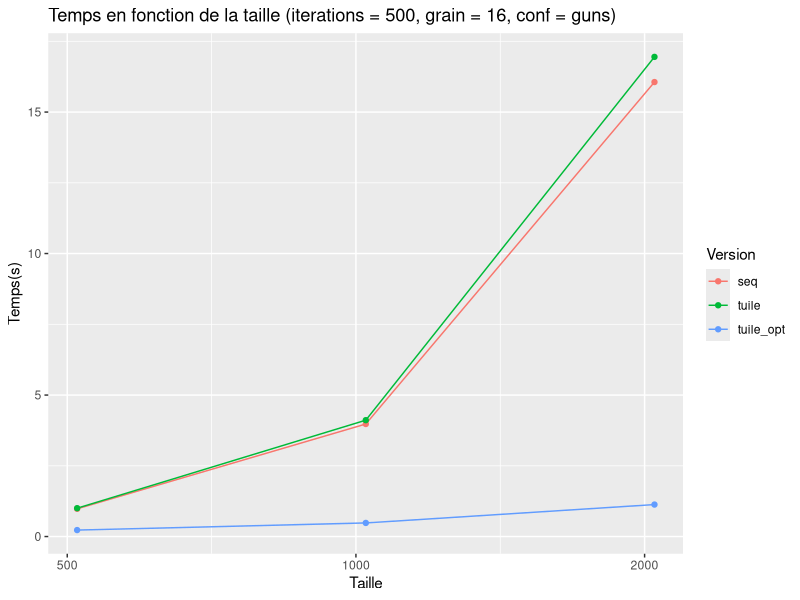
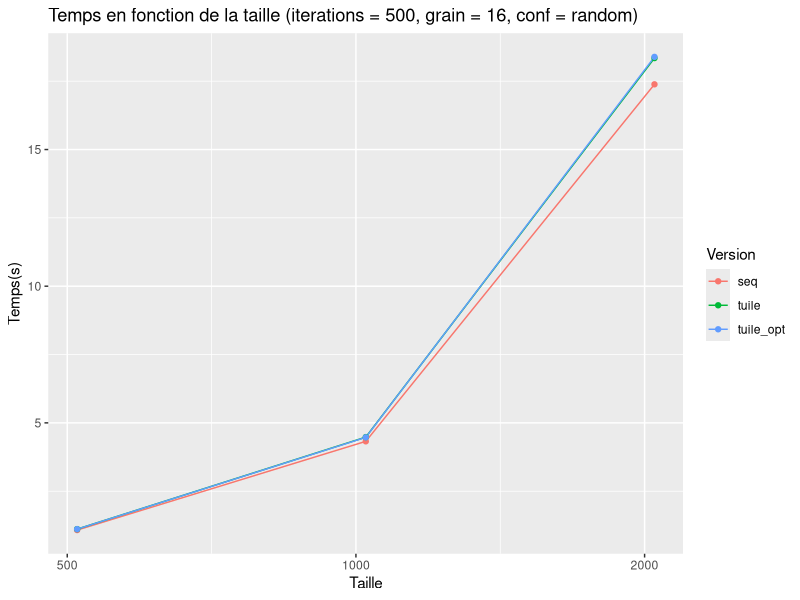
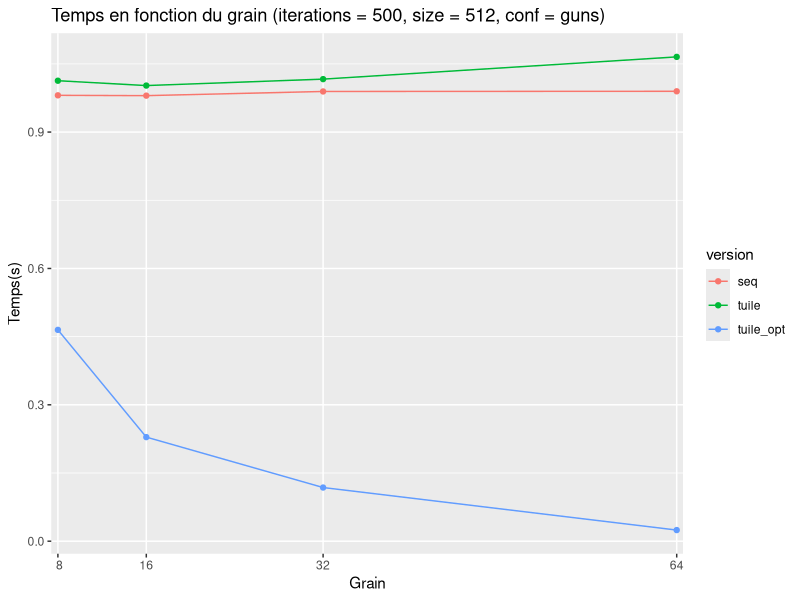
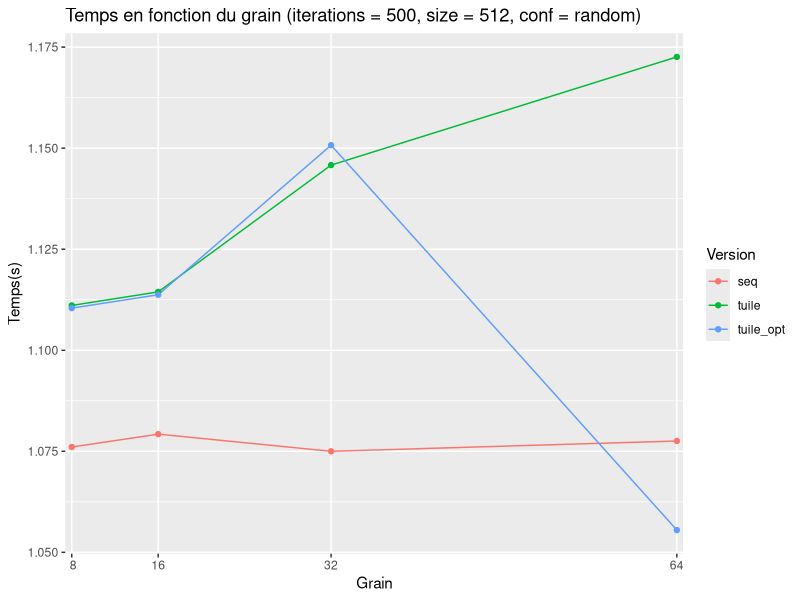

Write R code to recreate these figures, in order. (Note: this script raises an error after producing the figures.)
## ---- chunk 1
knitr::opts_chunk$set(echo = TRUE)
library(dplyr, warn.conflicts = FALSE)
library(ggplot2)
library(ggthemes)

## ---- chunk 2
basicDf <- read.delim("basic.data", colClasses = character(), header = TRUE, sep = ";")
clDf <- read.delim("opencl.data", colClasses = character(), header = TRUE, sep = ";")
## ---- chunk 3
plot = basicDf %>%
  filter(grain==16 & conf=='guns') %>%
  group_by(version, size) %>%
  summarize(Temps=mean(temps)) %>%
   ggplot(aes(x = Taille,y = Temps(s), color = Version)) +
      scale_fill_brewer(palette='Set4') +
      geom_line(aes(x = size,y = Temps/1000, color=version)) +
      geom_point(aes(x = size,y = Temps/1000, color=version)) +
      scale_x_continuous(limits=c(512, 1024, 2048)) +
      scale_x_log10() +
      ggtitle("Temps en fonction de la taille (iterations = 500, grain = 16, conf = guns)")
plot
## ---- chunk 4
plot = basicDf %>%
  filter(grain==16 & conf=='random') %>%
  group_by(version, size) %>%
  summarize(Temps=mean(temps)) %>%
   ggplot(aes(x = Taille,y = Temps(s), color = Version)) +
      scale_fill_brewer(palette='Set4') +
      geom_line(aes(x = size,y = Temps/1000, color=version)) +
      geom_point(aes(x = size,y = Temps/1000, color=version)) +

      scale_x_continuous(limits=c(512, 1024, 2048)) +
      scale_x_log10() +
      ggtitle("Temps en fonction de la taille (iterations = 500, grain = 16, conf = random)")
plot
## ---- chunk 5
plot = basicDf %>%
  filter(size==512 & conf=='guns') %>%
  group_by(version, grain) %>%
  summarize(Temps=mean(temps)) %>%
   ggplot(aes(x = Grain,y = Temps(s), color = version)) +
      scale_fill_brewer(palette='Set4') +
      geom_line(aes(x = grain,y = Temps/1000, color=version)) +
      geom_point(aes(x = grain,y = Temps/1000, color=version)) +
      scale_x_discrete(limits=c(8, 16, 32, 64)) +
      ggtitle("Temps en fonction du grain (iterations = 500, size = 512, conf = guns)")
plot
## ---- chunk 6
plot = basicDf %>%
  filter(size==512 & conf=='random') %>%
  group_by(version, grain) %>%
  summarize(Temps=mean(temps)) %>%
   ggplot(aes(x = Grain,y = Temps(s), color = Version)) +
      geom_line(aes(x = grain,y = Temps/1000, colour=version)) +
      geom_point(aes(x = grain,y = Temps/1000, colour=version)) +
      scale_x_discrete(limits=c(8, 16, 32, 64)) +
      ggtitle("Temps en fonction du grain (iterations = 500, size = 512, conf = random)")
plot
## ---- chunk 7
plot = clDf %>%
  filter(grain==16 & conf=='guns') %>%
  group_by(version, taille) %>%
  summarize(Temps=mean(temps)) %>%
   ggplot(aes(x = Taille,y = Temps(s), color = Version)) +
      geom_line(aes(x = taille,y = Temps/1000, color=version)) +
      geom_point(aes(x = taille,y = Temps/1000, color=version)) +
      scale_x_continuous(limits=c(512, 1024, 2048, 4096)) +
      scale_x_log10() +
      ggtitle("Temps en fonction de la taille (iterations = 500, grain = 16, conf = guns)")
plot
## ---- chunk 8
plot = clDf %>%
  filter(grain==16 & conf=='random') %>%
  group_by(version, taille) %>%
  summarize(Temps=mean(temps)) %>%
   ggplot(aes(x = Taille,y = Temps(s), color = Version)) +
      scale_fill_brewer(palette='Set4') +
      geom_line(aes(x = taille,y = Temps/1000, color=version)) +
      geom_point(aes(x = taille,y = Temps/1000, color=version)) +
      scale_x_continuous(limits=c(512, 1024, 2048)) +
      scale_x_log10() +
      ggtitle("Temps en fonction de la taille (iterations = 500, grain = 16, conf = random)")
plot
## ---- chunk 9
plot = clDf %>%
  filter(taille==2048 & conf=='guns') %>%
  group_by(version, grain) %>%
  summarize(Temps=mean(temps)) %>%
   ggplot(aes(x = Grain,y = Temps(s), color = version)) +
      scale_fill_brewer(palette='Set4') +
      geom_line(aes(x = grain,y = Temps/1000, color=version)) +
      geom_point(aes(x = grain,y = Temps/1000, color=version)) +
      scale_x_discrete(limits=c(8, 16, 32, 64)) +
      ggtitle("Temps en fonction du grain (iterations = 500, size = 2048, conf = guns)")
plot
## ---- chunk 10
plot = clDf %>%
  filter(taille==2048 & conf=='random') %>%
  group_by(version, grain) %>%
  summarize(Temps=mean(temps)) %>%
   ggplot(aes(x = Grain,y = Temps(s), color = Version)) +
      geom_line(aes(x = grain,y = Temps/1000, colour=version)) +
      geom_point(aes(x = grain,y = Temps/1000, colour=version)) +
      scale_x_discrete(limits=c(8, 16, 32, 64)) +
      ggtitle("Temps en fonction du grain (iterations = 500, size = 2048, conf = random)")
plot
## ---- chunk 11
cl2 = clDf[,c(1,2,4,5,3, 6, 7)]
colnames(cl2)[colnames(cl2)=="taille"] <- "size"
all <- rbind(cl2, basicDf)
#cl2
#basicDf

plot = all %>%
  filter(grain==16 & conf=='guns' & (version=='opt' | version=='seq')) %>%
  group_by(version, size) %>%
  summarize(Temps=mean(temps)) %>%
   ggplot(aes(x = Taille,y = Temps(s), color = Version)) +
      geom_line(aes(x = size,y = Temps/1000, colour=version)) +
      geom_point(aes(x = size,y = Temps/1000, colour=version)) +
      scale_x_discrete(limits=c(512, 1024, 2048, 4096)) +
      ggtitle("Temps en fonction de la taille (iterations = 500, grain=16, conf = guns)")
plot
